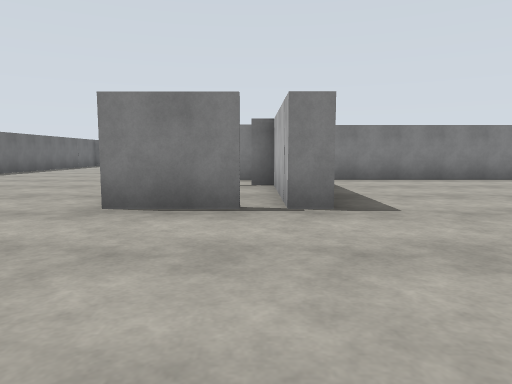
[1] (above)

24 first-person views from a walk through a robot-simulator world made for Gazebo. The camera is 1.2 m above the floor, tilts 6° down and sees 70° across. The floor is counted in squares, 2 m on a side. Each view is taken from the middle of a square. On the plan, view 1 faces up. The plan holds only what a view shows up to about 10 squares ahead; the rest is blank. The place goes on beyond the plan. Simple patterns stand in for the simulator's built-in surfaces.

[2]
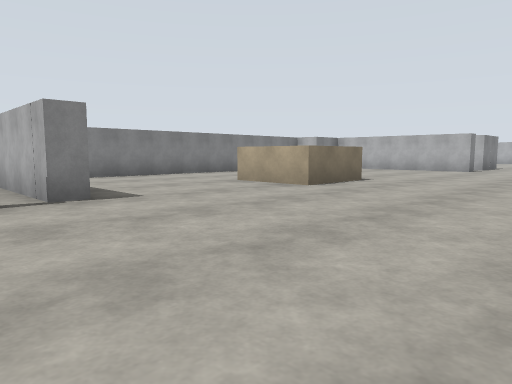

[3]
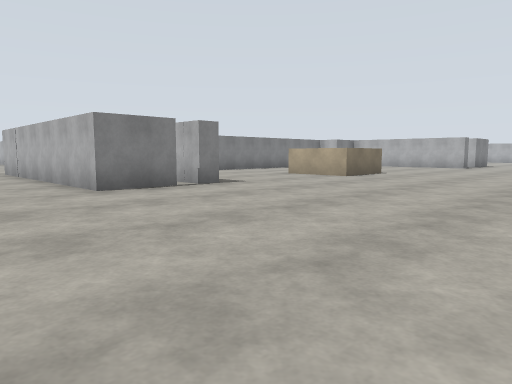

[4]
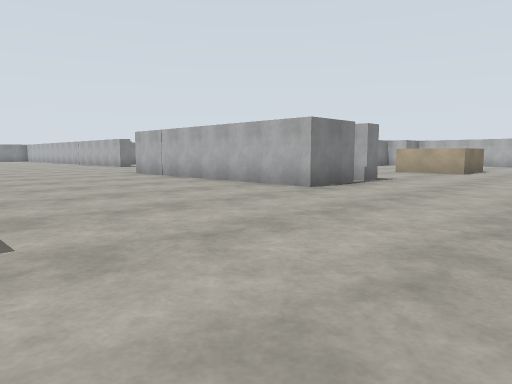

[5]
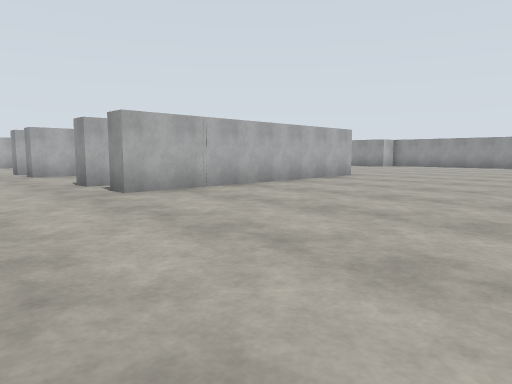

[6]
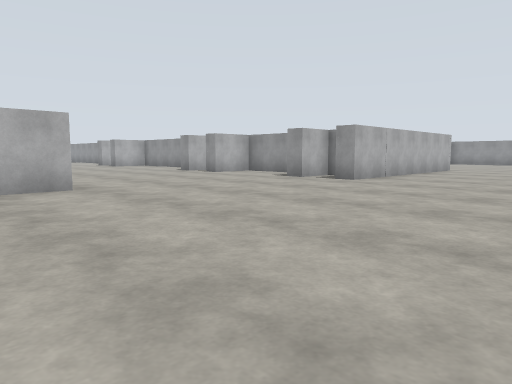

[7]
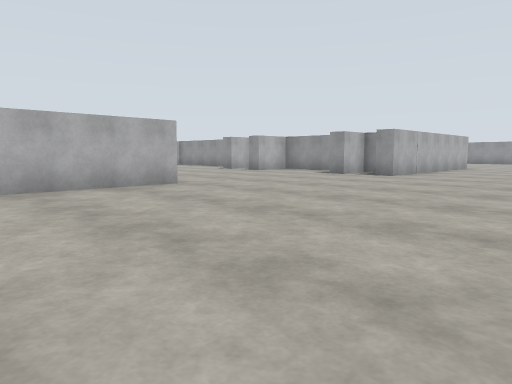

[8]
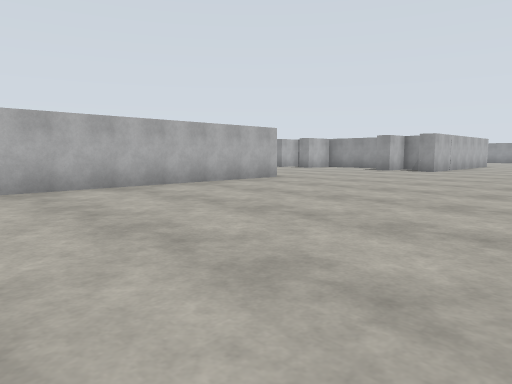

[9]
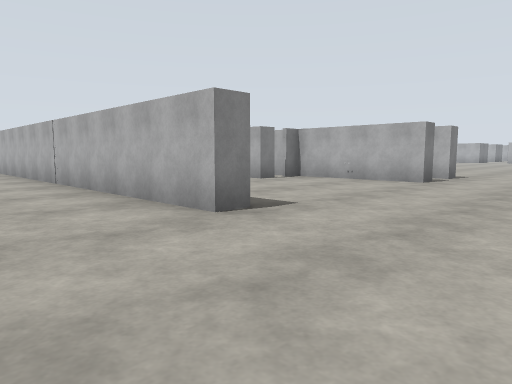

[10]
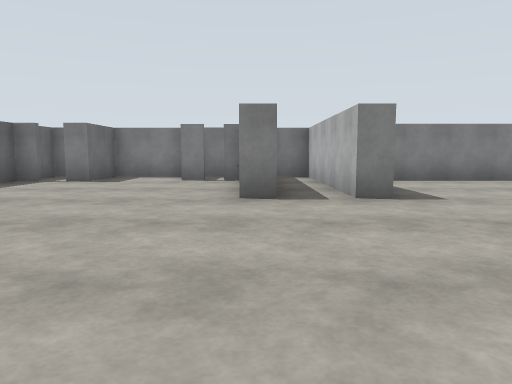

[11]
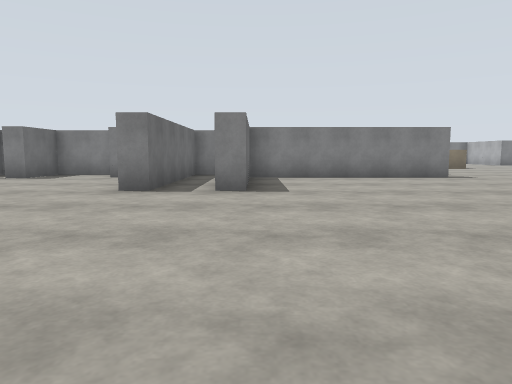

[12]
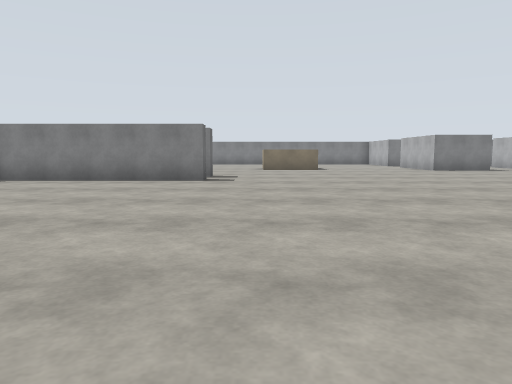

[13]
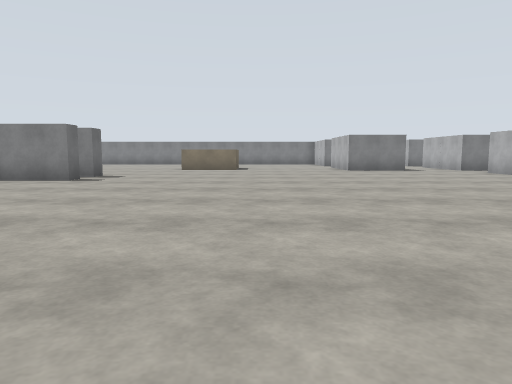

[14]
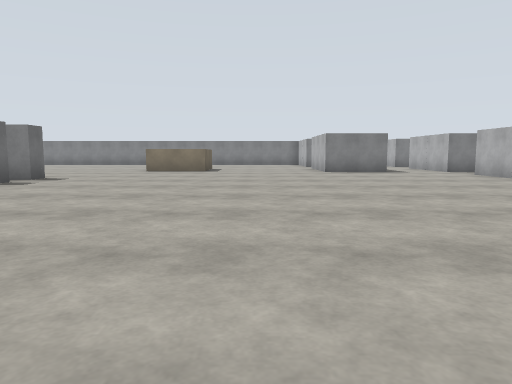

[15]
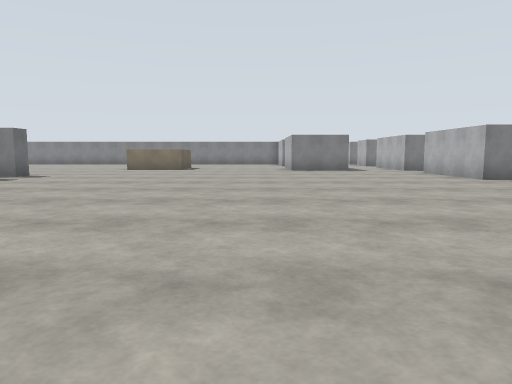

[16]
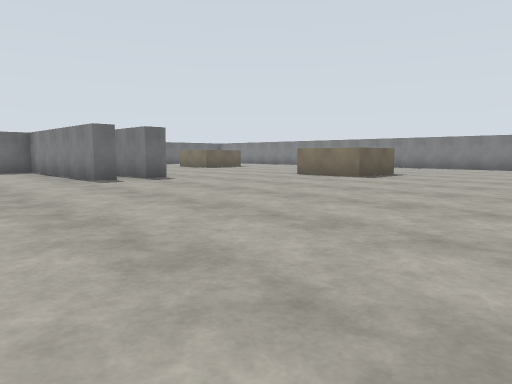

[17]
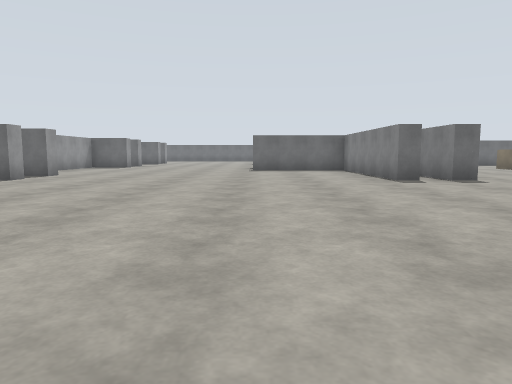

[18]
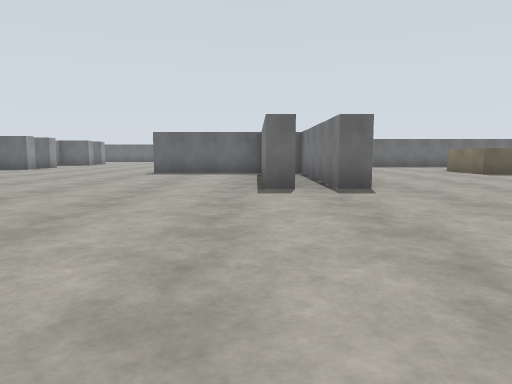

[19]
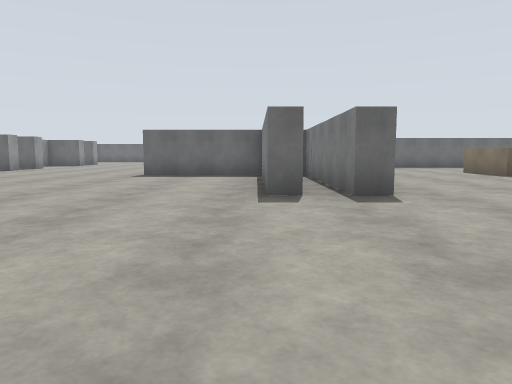

[20]
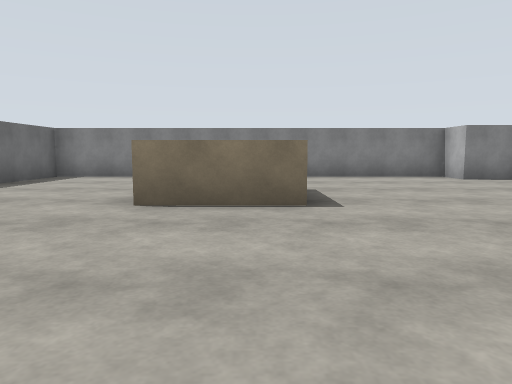

[21]
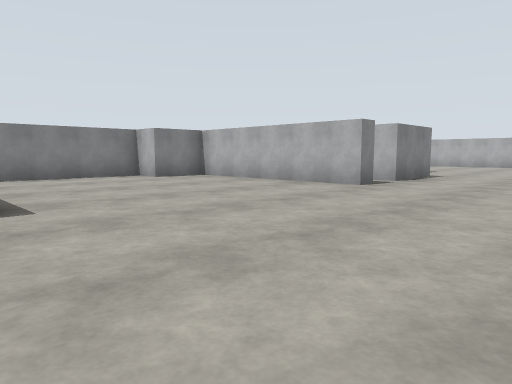

[22]
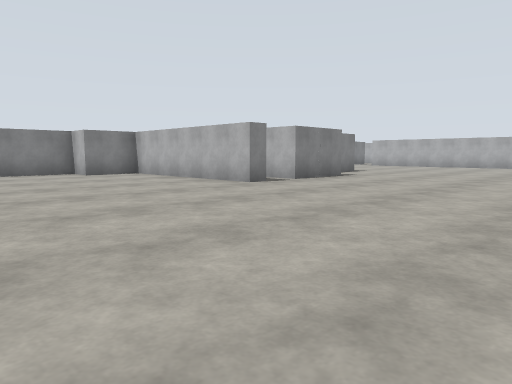

[23]
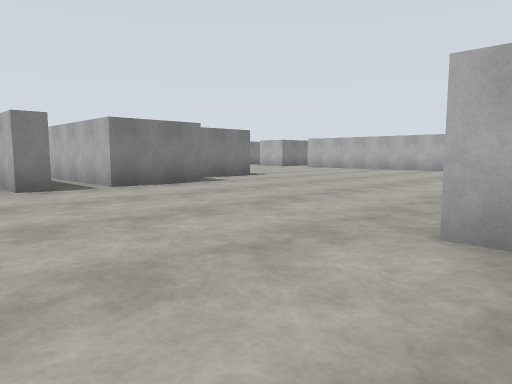

[24]
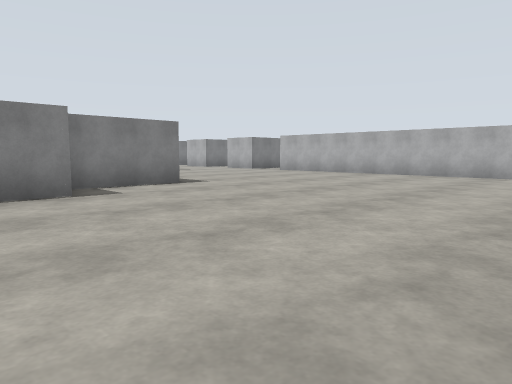

### Floor plan
Points are (right, up) in squares from view 1. A wall is a line through its corners. A room is listed if a view was taken in it or the views show most of it. See-through windows are left out.
Room 1 (views 1, 2, 3, 4, 5, 6, 7, 8, 9, 10, 11, 12, 13, 14, 15, 16, 17, 18, 19, 20, 21, 22, 23, 24)
walls: (10.9, 10.5) (11.3, 10.5) (11.3, 9.7); (12.3, 10.5) (12.9, 10.5); (12, 7.5) (10.8, 7.5) (10.8, 8.5) (0.8, 8.5) (0.8, 6.2); (3.4, 9.4) (3.4, 10.5) (3.9, 10.5); (6.6, 3.2) (4.6, 3.2) (4.6, 5.2); (6.3, 17.6) (6.3, 15.9) (5.8, 15.9) (5.8, 19.2) (5.3, 19.2); (12.9, 2.5) (12.3, 2.5) (12.3, 7); (7.8, 18.6) (7.8, 15.9) (7.3, 15.9) (7.3, 17.4); (-0.2, 9.5) (-0.2, 10.5) (0.4, 10.5); (0.9, 15.9) (0.3, 15.9) (0.3, 22.5); (4.9, 19.2) (4.3, 19.2) (4.3, 19.6); (0.9, 3.9) (0.3, 3.9) (0.3, 7) (-0.1, 7); (15.9, 2.5) (13.7, 2.5) (13.7, 6); (12.8, 19.8) (12.8, 19.2) (7.8, 19.2); (-0.1, 3.9) (-1.7, 3.9) (-1.7, 10.5) (-1.1, 10.5); (5.3, 20.4) (4.6, 20.4); (18.2, 3.5) (16.1, 3.5); (4.1, 20.4) (2.4, 20.4) (2.4, 18.9) (1.9, 18.9); (12.8, 21) (12.8, 20.4) (8, 20.4); (13.7, -3.6) (13.7, -3.1); (24.2, 19.4) (24.2, 22.1); (24.2, -1.3) (24.2, 1.1)
ways out: opening at (7, 16.5) to room 2; opening at (25.5, 19)
Room 2 (no view inside)
walls: (6.3, 20) (6.3, 17.6); (7.3, 17.4) (7.3, 20.4) (6.5, 20.4)
ways out: opening at (7, 16.5) to room 1

Positions as (right, up) in squares from view 1, and headings:
1: (0, 0), facing up
2: (-1, -1), facing up-right
3: (-4, -2), facing up-right
4: (-7, 0), facing up-right
5: (-7, 13), facing down-right
6: (-6, 18), facing down-right
7: (-6, 20), facing down-right
8: (-6, 23), facing down-right
9: (-2, 13), facing up-right
10: (6, 11), facing up
11: (8, 10), facing up
12: (14, 11), facing up
13: (17, 11), facing up
14: (18, 12), facing up
15: (19, 11), facing up
16: (21, 16), facing up-left
17: (21, 16), facing left
18: (19, 19), facing left
19: (18, 19), facing left
20: (6, -1), facing up
21: (6, -1), facing up-right
22: (7, -3), facing up-right
23: (11, -4), facing up-right
24: (14, -3), facing up-right
